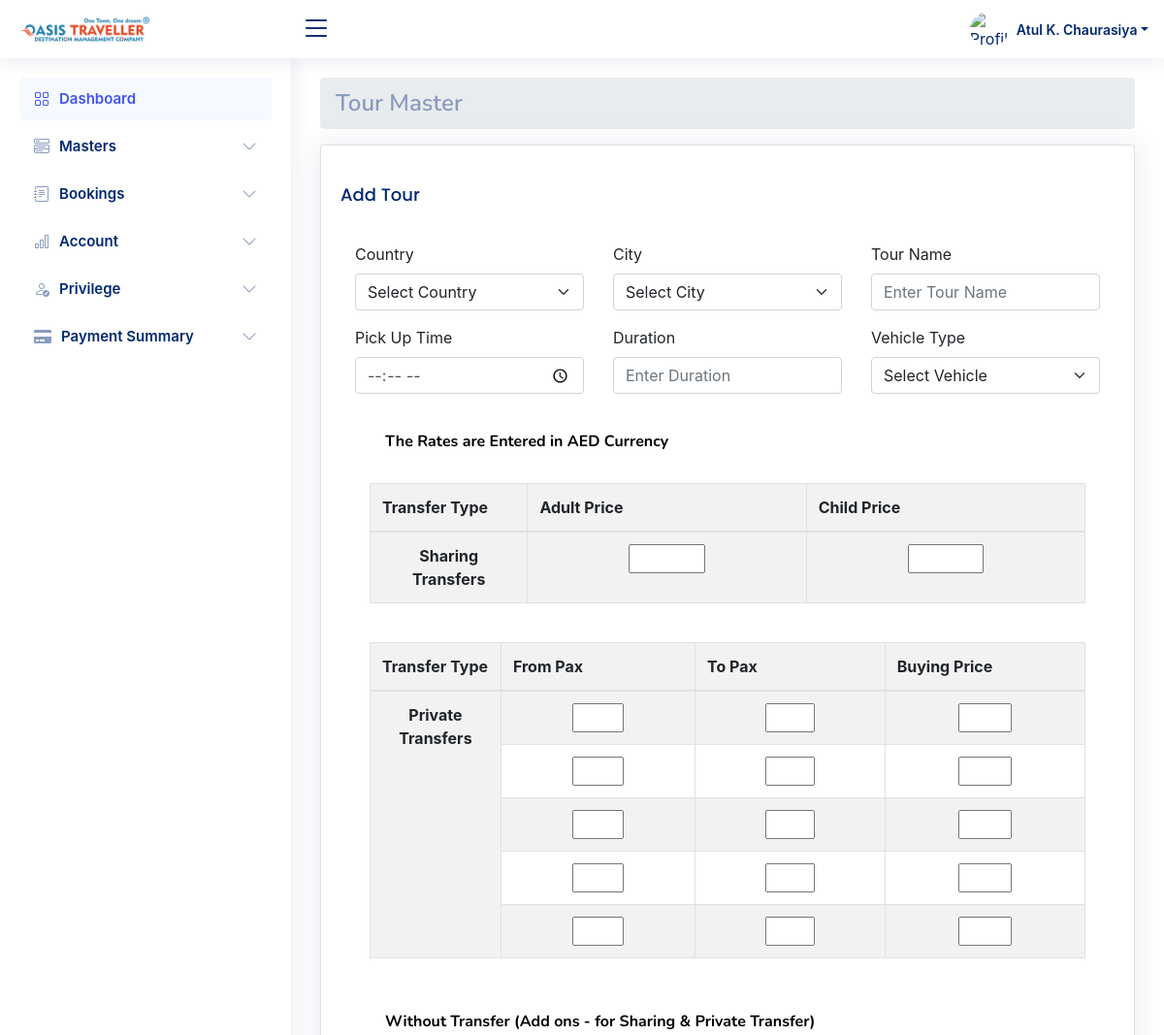
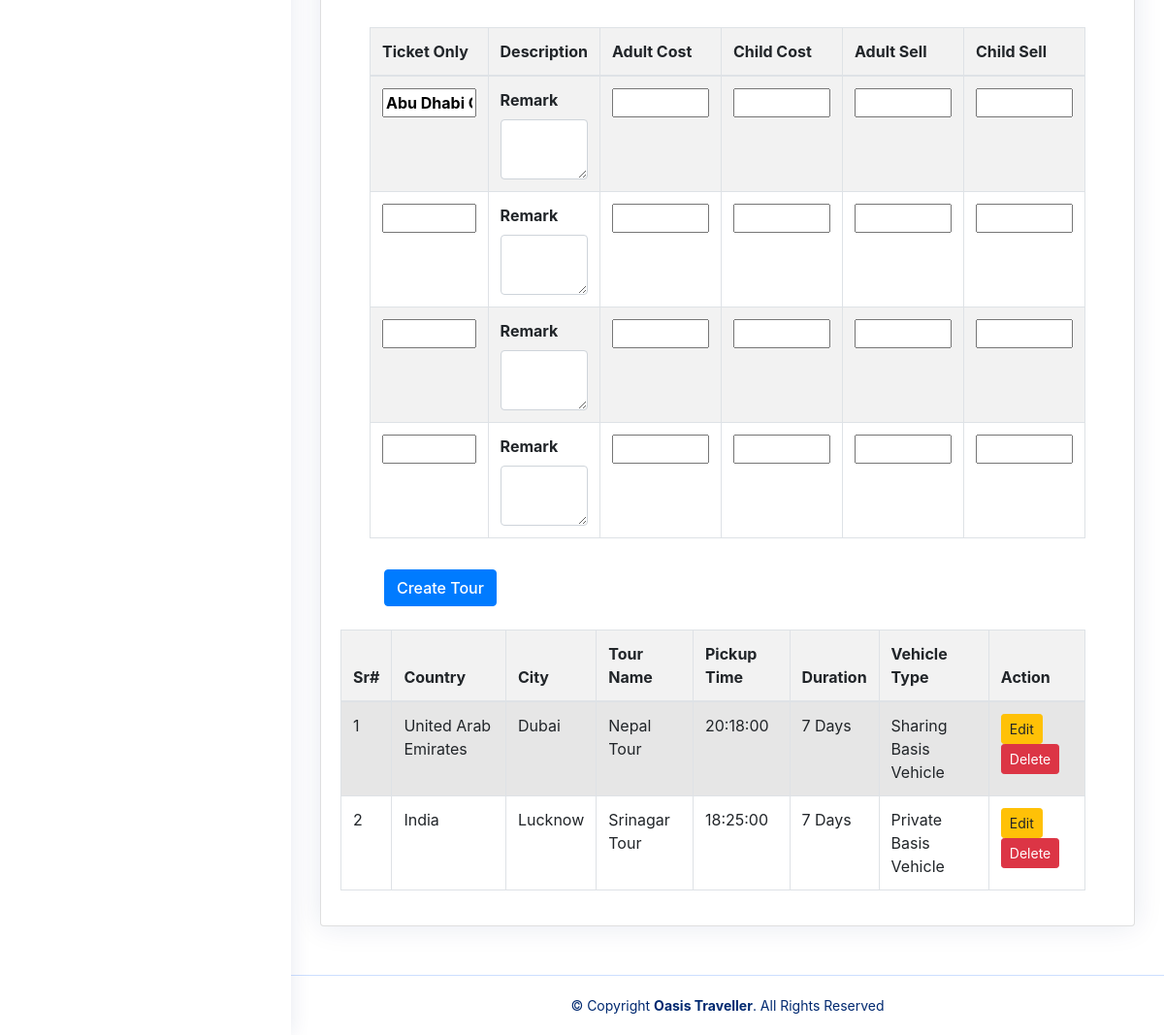
The page /tour.php (signed in) on the database its author committed (2 pictures, top to bottom).
### tables this page shows
CREATE TABLE `tours` (
  `id` int(11) NOT NULL,
  `country` varchar(100) NOT NULL,
  `city` varchar(100) NOT NULL,
  `tour_name` varchar(255) NOT NULL,
  `pickup_time` time NOT NULL,
  `duration` varchar(50) NOT NULL,
  `vehicle_type` varchar(100) NOT NULL
);

### tour.php (the view, shortened to what this page needs)
<?php
include('includes/config.php');
?>
<!DOCTYPE html>
<html lang="en">
<head>
    <link rel="stylesheet" href="https://stackpath.bootstrapcdn.com/bootstrap/4.5.2/css/bootstrap.min.css">
</head>
<body>
<?php include('includes/header.php'); ?>
<?php include('includes/sidebar.php'); ?>
    <main id="main" class="main">
        <div class="pagetitle">
            <nav>
                <ol class="breadcrumb">
                    <h1 class="breadcrumb-item"><a href="#">Tour Master</a></h1>
                </ol>
            </nav>
        </div>
        <section class="section">
            <div class="row">
                <div class="col-lg-12">
                    <div class="card">
                        <div class="card-body">
                            <h5 class="card-title">Add Tour</h5>
                            <form action="tour.php" method="POST">
                                <div class="container mt-4">
                                    <div class="row mb-3">
                                        <div class="col-md-4">
                                            <label for="country" class="form-label">Country</label>
                                            <select class="form-select" id="country" name="country" required>
                                                <option disabled selected>Select Country</option>
                                            </select>
                                        </div>
                                        <div class="col-md-4">
                                            <label for="city" class="form-label">City</label>
                                            <select class="form-select" id="city" name="city" required>
                                                <option disabled selected>Select City</option>
                                            </select>
                                        </div>
                                        <div class="col-md-4">
                                            <label for="tour_name" class="form-label">Tour Name</label>
                                            <input type="text" class="form-control" id="tour_name" name="tour_name" placeholder="Enter Tour Name" required>
                                        </div>
                                    </div>
                                    <div class="row mb-3">
                                        <div class="col-md-4">
                                            <label for="pickup_time" class="form-label">Pick Up Time</label>
                                            <input type="time" class="form-control" id="pickup_time" name="pickup_time" required>
                                        </div>
                                        <div class="col-md-4">
                                            <label for="duration" class="form-label">Duration</label>
                                            <input type="text" class="form-control" id="duration" name="duration" placeholder="Enter Duration" required>
                                        </div>
                                        <div class="col-md-4">
                                            <label for="vehicle_type" class="form-label">Vehicle Type</label>
                                            <select class="form-select" id="vehicle_type" name="vehicle_type" required>
                                                <option disabled selected>Select Vehicle</option>
                                            </select>
                                        </div>
                                    </div>
                    <div class="container mt-4">
                    <h4 class="mb-3  text-black p-3" style=" font-size:16px; font-weight:bold;">The Rates are Entered in AED Currency</h4>
                <div class="table-responsive mb-4">
                    <table class="table table-bordered">
                        <thead class="table-header">
                            <tr class="">
                             <th>Transfer Type</th>
                             <th>Adult Price</th>
                             <th>Child Price</th>
                            </tr>
                        </thead>
                        <tbody>
                        <tr>
                            <td rowspan="4" style="text-align: center; font-weight:bold;">Sharing Transfers</td>
                            <td style="text-align: center;">
                              <input type="text" value="" style="font-weight:bold; margin:0 auto; width:30%;">
                            </td>
                            <td style="text-align:center;">
                             <input type="text" value="" style="font-weight:bold; margin: 0 auto; width:30%;">
                            </td>
                        </tr>
                        </tbody>
                    </table>
                </div>
        <div class="table-responsive mb-4">
            <table class="table table-bordered">
                <thead class="table-header">
                    <tr class="">
                        <th>Transfer Type</th>
                        <th>From Pax</th>
                        <th>To Pax</th>
                        <th>Buying Price</th>
                    </tr>
                </thead>
                <tbody style="border: 1px solid black">
                    <tr>
                        <td rowspan="5" style="text-align: center; font-weight:bold;">Private Transfers</td>
                        <td style="text-align: center;"><input type="text" value="" style="font-weight:bold; width:30%; margin:0 auto; display:block;"></td>
                        <td style="text-align: center;"><input type="text" value="" style="font-weight:bold; width:30%; margin:0 auto; display:block;"></td>
                        <td style="text-align: center;"><input type="text" value="" style="font-weight:bold; width:30%; margin:0 auto; display:block;"></td>
                    </tr>
                    <tr>
                        <td style="text-align: center;"><input type="text" value="" style="font-weight:bold; width:30%; margin:0 auto; display:block;"></td>
                        <td style="text-align: center;"><input type="text" value="" style="font-weight:bold; width:30%; margin:0 auto; display:block;"></td>
                        <td style="text-align: center;"><input type="text" value="" style="font-weight:bold; width:30%; margin:0 auto; display:block;"></td>
                    </tr>
                    <tr>
                        <td style="text-align: center;"><input type="text" value="" style="font-weight:bold; width:30%; margin:0 auto; display:block;"></td>
                        <td style="text-align: center;"><input type="text" value="" style="font-weight:bold; width:30%; margin:0 auto; display:block;"></td>
                        <td style="text-align: center;"><input type="text" value="" style="font-weight:bold; width:30%; margin:0 auto; display:block;"></td>
                    </tr>
                    <tr>
                        <td style="text-align: center;"><input type="text" value="" style="font-weight:bold; width:30%; margin:0 auto; display:block;"></td>
                        <td style="text-align: center;"><input type="text" value="" style="font-weight:bold; width:30%; margin:0 auto; display:block;"></td>
                        <td style="text-align: center;"><input type="text" value="" style="font-weight:bold; width:30%; margin:0 auto; display:block;"></td>
                    </tr>
                    <tr>
                        <td style="text-align: center;"><input type="text" value="" style="font-weight:bold; width:30%; margin:0 auto; display:block;"></td>
                        <td style="text-align: center;"><input type="text" value="" style="font-weight:bold; width:30%; margin:0 auto; display:block;"></td>
                        <td style="text-align: center;"><input type="text" value="" style="font-weight:bold; width:30%; margin:0 auto; display:block;"></td>
                    </tr>
                </tbody>
            </table>
        </div>
        <h5 class="mb-3 text-black p-3" style="font-size:16px; font-weight:bold;">Without Transfer (Add ons - for Sharing & Private Transfer)</h5>
        <div class="table-responsive">
            <table class="table table-bordered">
                <thead class="table-header">
                    <tr class="">
                        <th class="col-md-5">Ticket Only</th>
                        <th>Description</th>
                        <th>Adult Cost</th>
                        <th>Child Cost</th>
                        <th>Adult Sell</th>
                        <th>Child Sell</th>
                    </tr>
                </thead>
                <tbody>
                    <tr>
                        <td><input type="text" value="Abu Dhabi City Tour With Ferrari (Standard Ticket)" style="font-weight:bold; font-size:16px; width:100%;"></td>
                        <td>
                          <label for="inclusion" class="form-label" style="font-weight:bold;">Remark</label>
                          <textarea class="form-control" id="textAreaExample3" rows="2" style="font-weight:bold;"></textarea>
                        </td>
                        <td><input type="text" value="" style="font-weight:bold; width:100px;"></td>
                        <td><input type="text" value="" style="font-weight:bold; width:100px;"></td>
                        <td><input type="text" value="" style="font-weight:bold; width:100px;"></td>
                        <td><input type="text" value="" style="font-weight:bold; width:100px;"></td>
                    </tr>
                    <tr>
                        <td><input type="text" value="" style="font-weight:bold; font-size:16px; width:100%;"></td>
                        <td>
                          <label for="inclusion" class="form-label" style="font-weight:bold;">Remark</label>
                          <textarea class="form-control" id="textAreaExample3" rows="2" style="font-weight:bold;"></textarea>
                        </td>
                        <td><input type="text" value="" style="font-weight:bold; width:100px;"></td>
                        <td><input type="text" value="" style="font-weight:bold; width:100px;"></td>
                        <td><input type="text" value="" style="font-weight:bold; width:100px;"></td>
                        <td><input type="text" value="" style="font-weight:bold; width:100px;"></td>
                    </tr>
                    <tr>
                        <td><input type="text" value="" style="font-weight:bold; font-size:16px; width:100%;"></td>
                        <td>
                          <label for="inclusion" class="form-label" style="font-weight:bold;">Remark</label>
                          <textarea class="form-control" id="textAreaExample3" rows="2" style="font-weight:bold;"></textarea>
                        </td>
                        <td><input type="text" value="" style="font-weight:bold; width:100px;"></td>
                        <td><input type="text" value="" style="font-weight:bold; width:100px;"></td>
                        <td><input type="text" value="" style="font-weight:bold; width:100px;"></td>
                        <td><input type="text" value="" style="font-weight:bold; width:100px;"></td>
                    </tr>
                    <tr>
                        <td><input type="text" value="" style="font-weight:bold; font-size:16px; width:100%;"></td>
                        <td>
                          <label for="inclusion" class="form-label" style="font-weight:bold;">Remark</label>
                          <textarea class="form-control" id="textAreaExample3" rows="2" style="font-weight:bold;"></textarea>
                        </td>
                        <td><input type="text" value="" style="font-weight:bold; width:100px;"></td>
                        <td><input type="text" value="" style="font-weight:bold; width:100px;"></td>
                        <td><input type="text" value="" style="font-weight:bold; width:100px;"></td>
                        <td><input type="text" value="" style="font-weight:bold; width:100px;"></td>
                    </tr>
                </tbody>
            </table>
                    </div>
                        <div class="col-md-6 d-flex align-items-end my-3">
                            <button type="submit" class="btn btn-primary" style="font-weight: 500;">Create Tour</button>
                        </div>
                    </div>
                </div>
            </form>
            <div class="container pt-2">
        <div class="row table-responsive">
        <table id="example" class="table table-striped table-bordered" style="width:100%">
        <thead>
            <tr>
                <th>Sr#</th>
                <th>Country</th>
                <th>City</th>
                <th>Tour Name</th>
                <th>Pickup Time</th>
                <th>Duration</th>
                <th>Vehicle Type</th>
                <th>Action</th>
            </tr>
        </thead>
        <tbody>
        <?php
            $result = mysqli_query($conn, "SELECT * FROM tours");
            $sr = 1;
            while ($row = mysqli_fetch_assoc($result)): ?>
                <tr>
                    <td><?php echo $sr++; ?></td>
                    <td><?php echo htmlspecialchars($row['country']); ?></td>
                    <td><?php echo htmlspecialchars($row['city']); ?></td>
                    <td><?php echo htmlspecialchars($row['tour_name']); ?></td>
                    <td><?php echo htmlspecialchars($row['pickup_time']); ?></td>
                    <td><?php echo htmlspecialchars($row['duration']); ?></td>
                    <td><?php echo htmlspecialchars($row['vehicle_type']); ?></td>
                    <td>
                        <a href="edit_tour.php?id=<?php echo $row['id']; ?>" class="btn btn-sm btn-warning">Edit</a>
                        <a href="tour.php?delete=<?php echo $row['id']; ?>" class="btn btn-sm btn-danger" onclick="return confirm('Are you sure?')">Delete</a>
                    </td>
                </tr>
        <?php endwhile; ?>
        </tbody>
    </table>
            </div>
          </div>
        </div>
      </div>
    </section>
  </main>
  </body>
<?php include('includes/footer.php');?>
</html>

### rows shown on the page
tours: country "United Arab Emirates", city "Dubai", tour_name "Nepal Tour", pickup_time "20:18:00", duration "7 Days", vehicle_type "Sharing Basis Vehicle"
tours: country "India", city "Lucknow", tour_name "Srinagar Tour", pickup_time "18:25:00", duration "7 Days", vehicle_type "Private Basis Vehicle"

### other values the page prints
$adminName "Atul K. Chaurasiya"
